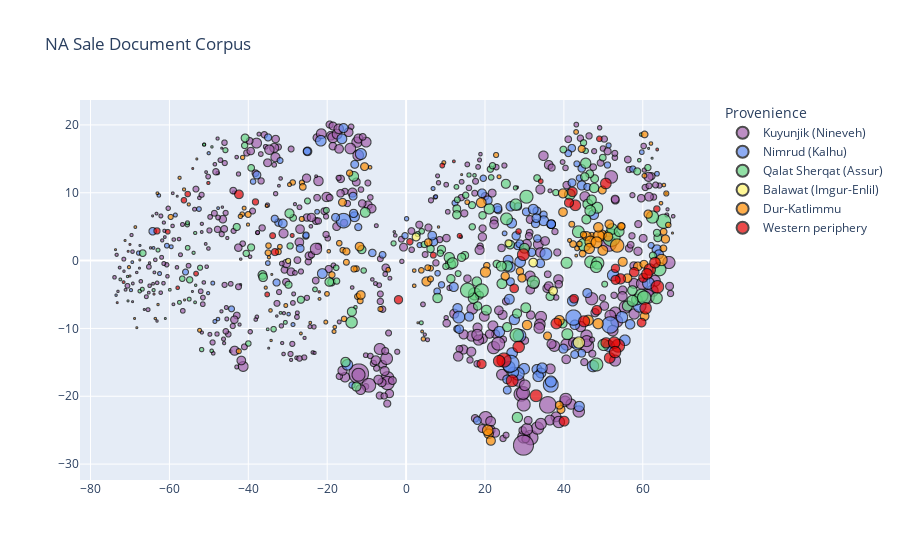

Here is the notebook cell this chart was saved with:
### Code cell
# create figure

import matplotlib.pyplot as plt
import matplotlib.colors as mcolors

# Get colormap
cmap = plt.get_cmap('tab20')  # This is a colormap with 10 colors

# Create a list of colors from the colormap
colors = [mcolors.rgb2hex(cmap(i)) for i in range(cmap.N)]

region_order = ["Kuyunjik (Nineveh)", "Nimrud (Kalhu)", "Qalat Sherqat (Assur)",
                "Balawat (Imgur-Enlil)", "Dur-Katlimmu", "Western periphery"]
reduced_tsne['region-tsne'] = pd.Categorical(reduced_tsne['region-tsne'], categories=region_order, ordered=True)
reduced_tsne = reduced_tsne.sort_values(by='region-tsne')

colors = ['#A25FAC', '#5F8AEE', '#64D380', '#FFF56A', '#FF8D00', '#E50000']

fig = px.scatter(reduced_tsne, x="component 1", y="component 2",
                 color="region-tsne", #symbol="sale_type",
                 color_discrete_sequence=colors, size=reduced_tsne["Text_length_partial"].astype(int),
                 title="NA Sale Document Corpus",
                 hover_data=["subgenre", "project", "date_for_viz", reduced_tsne.index, "Text_length_partial", "Text_length_full"]
                 )
fig.update_traces(marker=dict(line=dict(width=1, color='black')))

fig.update_layout(
    legend_title_text='Provenience',  # Change the legend heading
    xaxis_title='',  # Remove x-axis label
    yaxis_title=''   # Remove y-axis label
)

fig.show()

### Figure 1 — Plotly figure (JSON) as saved in the notebook; plotly's stock layout.template omitted (floating-point values rounded to 4 significant figures; data arrays with more than 128 entries replaced by an {"elided": "..."} marker saying what was removed)
{"data": [{"customdata": {"elided": "499x6 mixed values"}, "hovertemplate": "region-tsne=Kuyunjik (Nineveh)<br>component 1=%{x}<br>component 2=%{y}<br>size=%{marker.size}<br>subgenre=%{customdata[0]}<br>project=%{customdata[1]}<br>date_for_viz=%{customdata[2]}<br>index=%{customdata[3]}<br>Text_length_partial=%{customdata[4]}<br>Text_length_full=%{customdata[5]}<extra></extra>", "legendgroup": "Kuyunjik (Nineveh)", "marker": {"color": "#A25FAC", "line": {"color": "black", "width": 1}, "size": {"elided": "499 int values"}, "sizemode": "area", "sizeref": 0.885, "symbol": "circle"}, "mode": "markers", "name": "Kuyunjik (Nineveh)", "showlegend": true, "type": "scattergl", "x": {"elided": "499 float values"}, "xaxis": "x", "y": {"elided": "499 float values"}, "yaxis": "y"}, {"customdata": {"elided": "156x6 mixed values"}, "hovertemplate": "region-tsne=Nimrud (Kalhu)<br>component 1=%{x}<br>component 2=%{y}<br>size=%{marker.size}<br>subgenre=%{customdata[0]}<br>project=%{customdata[1]}<br>date_for_viz=%{customdata[2]}<br>index=%{customdata[3]}<br>Text_length_partial=%{customdata[4]}<br>Text_length_full=%{customdata[5]}<extra></extra>", "legendgroup": "Nimrud (Kalhu)", "marker": {"color": "#5F8AEE", "line": {"color": "black", "width": 1}, "size": {"elided": "156 int values"}, "sizemode": "area", "sizeref": 0.885, "symbol": "circle"}, "mode": "markers", "name": "Nimrud (Kalhu)", "showlegend": true, "type": "scattergl", "x": {"elided": "156 float values"}, "xaxis": "x", "y": {"elided": "156 float values"}, "yaxis": "y"}, {"customdata": {"elided": "170x6 mixed values"}, "hovertemplate": "region-tsne=Qalat Sherqat (Assur)<br>component 1=%{x}<br>component 2=%{y}<br>size=%{marker.size}<br>subgenre=%{customdata[0]}<br>project=%{customdata[1]}<br>date_for_viz=%{customdata[2]}<br>index=%{customdata[3]}<br>Text_length_partial=%{customdata[4]}<br>Text_length_full=%{customdata[5]}<extra></extra>", "legendgroup": "Qalat Sherqat (Assur)", "marker": {"color": "#64D380", "line": {"color": "black", "width": 1}, "size": {"elided": "170 int values"}, "sizemode": "area", "sizeref": 0.885, "symbol": "circle"}, "mode": "markers", "name": "Qalat Sherqat (Assur)", "showlegend": true, "type": "scattergl", "x": {"elided": "170 float values"}, "xaxis": "x", "y": {"elided": "170 float values"}, "yaxis": "y"}, {"customdata": [["lease document (field)", "imgurenlil", "7th century", "P522827", 64, 84], ["sales document (person)", "imgurenlil", "Sargonid period", "P522841", 112, 117], ["sales document (field)", "imgurenlil", "Sargonid period", "P522846", 56, 110], ["sales document (field)", "imgurenlil", "8th century", "P522826", 65, 95], ["sales document (person)", "imgurenlil", "Sargonid period", "P522842", 44, 81], ["lease document (field)", "imgurenlil", "Unknown", "P522830", 23, 54]], "hovertemplate": "region-tsne=Balawat (Imgur-Enlil)<br>component 1=%{x}<br>component 2=%{y}<br>size=%{marker.size}<br>subgenre=%{customdata[0]}<br>project=%{customdata[1]}<br>date_for_viz=%{customdata[2]}<br>index=%{customdata[3]}<br>Text_length_partial=%{customdata[4]}<br>Text_length_full=%{customdata[5]}<extra></extra>", "legendgroup": "Balawat (Imgur-Enlil)", "marker": {"color": "#FFF56A", "line": {"color": "black", "width": 1}, "size": [64, 112, 56, 65, 44, 23], "sizemode": "area", "sizeref": 0.885, "symbol": "circle"}, "mode": "markers", "name": "Balawat (Imgur-Enlil)", "showlegend": true, "type": "scattergl", "x": [37.27, 43.81, 2.534, 32.23, 25.99, -29.89], "xaxis": "x", "y": [-4.472, -12.09, 3.482, -0.2913, 2.551, -0.04437], "yaxis": "y"}, {"customdata": {"elided": "145x6 mixed values"}, "hovertemplate": "region-tsne=Dur-Katlimmu<br>component 1=%{x}<br>component 2=%{y}<br>size=%{marker.size}<br>subgenre=%{customdata[0]}<br>project=%{customdata[1]}<br>date_for_viz=%{customdata[2]}<br>index=%{customdata[3]}<br>Text_length_partial=%{customdata[4]}<br>Text_length_full=%{customdata[5]}<extra></extra>", "legendgroup": "Dur-Katlimmu", "marker": {"color": "#FF8D00", "line": {"color": "black", "width": 1}, "size": {"elided": "145 int values"}, "sizemode": "area", "sizeref": 0.885, "symbol": "circle"}, "mode": "markers", "name": "Dur-Katlimmu", "showlegend": true, "type": "scattergl", "x": {"elided": "145 float values"}, "xaxis": "x", "y": {"elided": "145 float values"}, "yaxis": "y"}, {"customdata": {"elided": "64x6 mixed values"}, "hovertemplate": "region-tsne=Western periphery<br>component 1=%{x}<br>component 2=%{y}<br>size=%{marker.size}<br>subgenre=%{customdata[0]}<br>project=%{customdata[1]}<br>date_for_viz=%{customdata[2]}<br>index=%{customdata[3]}<br>Text_length_partial=%{customdata[4]}<br>Text_length_full=%{customdata[5]}<extra></extra>", "legendgroup": "Western periphery", "marker": {"color": "#E50000", "line": {"color": "black", "width": 1}, "size": [30, 90, 26, 28, 12, 73, 18, 19, 18, 20, 64, 72, 77, 36, 148, 112, 84, 62, 93, 113, 72, 25, 81, 100, 99, 67, 25, 125, 97, 122, 142, 3, 108, 65, 18, 101, 117, 77, 97, 173, 33, 118, 43, 98, 29, 66, 123, 114, 118, 33, 20, 61, 6, 3, 5, 4, 3, 9, 6, 7, 4, 37, 15, 71], "sizemode": "area", "sizeref": 0.885, "symbol": "circle"}, "mode": "markers", "name": "Western periphery", "showlegend": true, "type": "scattergl", "x": [-33.83, 54.33, -55.37, -56.32, -57.91, 60.11, -53.25, -60.41, 9.174, 13.56, 59.69, 53.11, 57.82, -38.19, 53.76, 61.77, 40.05, -1.926, 50.7, 52.75, 19.13, 28.51, 42.17, 61.07, 50.64, -42.37, 48.99, 29.71, 63.09, 26.88, 63.71, -73.22, 45.13, 27.39, 34.13, 51.61, 52.97, 48.35, 42.91, 24.81, -63.15, 23.59, -33.25, 38.09, 6.9, 42.58, 32.94, 60.72, 28.54, 0.9425, -35.22, 53.06, 63.65, -54.08, -22.01, -70.01, -70.46, -50.14, -71.62, 12.11, -63.91, 63.56, -28.88, 41.3], "xaxis": "x", "y": [3.676, -2.685, 9.813, 8.9, -4.012, -2.536, -1.918, 4.25, 14.01, 3.652, -9.134, -2.839, -1.708, 8.65, -12.55, -1.32, -23.67, -5.77, -12.13, -12.1, -15.24, 4.291, 10.12, -1.959, 11.36, 9.767, 17.95, 0.8743, -0.3015, -17.71, -3.868, -6.202, -8.948, -4.098, 11.71, -14.35, -13.48, -7.308, 8.15, -14.66, 4.376, -14.82, 1.252, -9.271, 0.7977, -5.617, -19.92, -7.026, -12.71, 2.779, -4.995, -1.144, 16.38, 13.57, -4.605, 2.385, 1.37, 11.44, -3.167, 14.63, -4.94, 7.617, 3.705, 8.53], "yaxis": "y"}], "layout": {"legend": {"itemsizing": "constant", "title": {"text": "Provenience"}, "tracegroupgap": 0}, "title": {"text": "NA Sale Document Corpus"}, "xaxis": {"anchor": "y", "domain": [0, 1], "title": {"text": ""}}, "yaxis": {"anchor": "x", "domain": [0, 1], "title": {"text": ""}}}}
